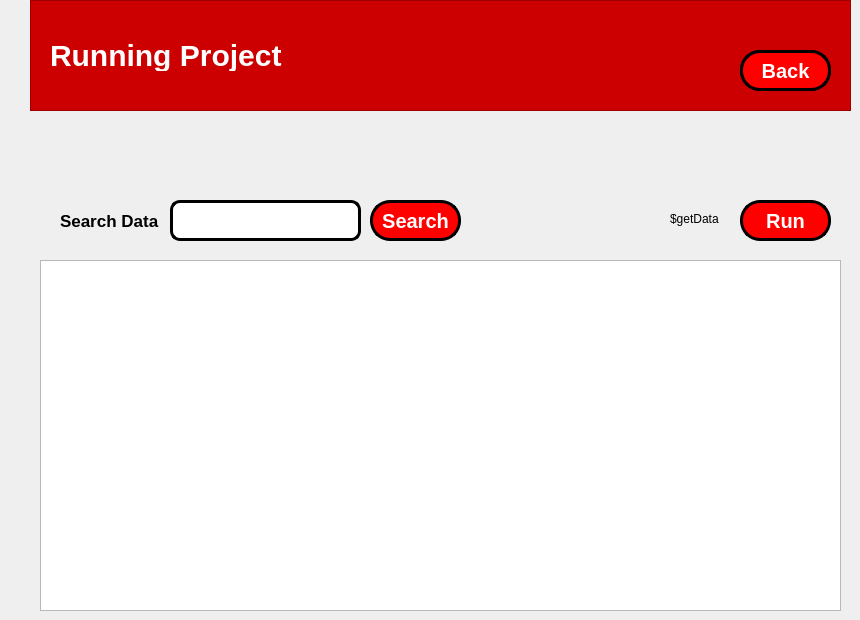
    <widget class="QWidget" name="runProject_6">
     <widget class="QLabel" name="txtRunningProjectGetData">
      <property name="geometry">
       <rect>
        <x>670</x>
        <y>210</y>
        <width>67</width>
        <height>17</height>
       </rect>
      </property>
      <property name="text">
       <string>$getData</string>
      </property>
     </widget>
     <widget class="QTableView" name="tbRunningProjectTabel">
      <property name="geometry">
       <rect>
        <x>40</x>
        <y>260</y>
        <width>801</width>
        <height>351</height>
       </rect>
      </property>
     </widget>
     <widget class="QPushButton" name="btRunningProjectCari">
      <property name="geometry">
       <rect>
        <x>370</x>
        <y>200</y>
        <width>91</width>
        <height>41</height>
       </rect>
      </property>
      <property name="cursor">
       <cursorShape>PointingHandCursor</cursorShape>
      </property>
      <property name="layoutDirection">
       <enum>Qt::LeftToRight</enum>
      </property>
      <property name="styleSheet">
       <string notr="true">QPushButton {
	border-radius: 20px;
	background: red;
	color: white;
	font-weight: bold;
	font-size: 20px;
	border: 3px solid black;
	display: flex;
   	flex-direction: column;
  	align-items: center; 
  	text-align: center;
}

QPushButton:hover {
    background: qradialgradient(
        cx: 0.3, cy: -0.4, fx: 0.3, fy: -0.4,
        radius: 1.35, stop: 0 #fff, stop: 1 #bbb
        );
	color: black;
	border: 3px solid black;
    }

QPushButton:pressed {
    border-style: inset;
    background: qradialgradient(
        cx: 0.4, cy: -0.1, fx: 0.4, fy: -0.1,
        radius: 1.35, stop: 0 #fff, stop: 1 #ddd
        );
    }

QPushButton::icon {
    margin-bottom: 5px; 
}
</string>
      </property>
      <property name="text">
       <string>Search</string>
      </property>
      <property name="iconSize">
       <size>
        <width>50</width>
        <height>50</height>
       </size>
      </property>
      <property name="flat">
       <bool>false</bool>
      </property>
     </widget>
     <widget class="QLabel" name="label_27">
      <property name="geometry">
       <rect>
        <x>60</x>
        <y>200</y>
        <width>101</width>
        <height>41</height>
       </rect>
      </property>
      <property name="styleSheet">
       <string notr="true">QLabel {
	font-size: 17px;
	font-weight: bold;
}</string>
      </property>
      <property name="text">
       <string>Search Data</string>
      </property>
     </widget>
     <widget class="QFrame" name="frame_7">
      <property name="geometry">
       <rect>
        <x>30</x>
        <y>0</y>
        <width>821</width>
        <height>111</height>
       </rect>
      </property>
      <property name="styleSheet">
       <string notr="true">QFrame {
	background-color: rgb(204, 0, 0);
	color: white;
}</string>
      </property>
      <property name="frameShape">
       <enum>QFrame::StyledPanel</enum>
      </property>
      <property name="frameShadow">
       <enum>QFrame::Raised</enum>
      </property>
      <widget class="QLabel" name="label_28">
       <property name="geometry">
        <rect>
         <x>20</x>
         <y>40</y>
         <width>251</width>
         <height>31</height>
        </rect>
       </property>
       <property name="styleSheet">
        <string notr="true">QLabel {
	font-size: 30px;
	font-weight: bold;
}</string>
       </property>
       <property name="text">
        <string>Running Project</string>
       </property>
      </widget>
     </widget>
     <widget class="QPushButton" name="btRunningProjectRun">
      <property name="geometry">
       <rect>
        <x>740</x>
        <y>200</y>
        <width>91</width>
        <height>41</height>
       </rect>
      </property>
      <property name="cursor">
       <cursorShape>PointingHandCursor</cursorShape>
      </property>
      <property name="layoutDirection">
       <enum>Qt::LeftToRight</enum>
      </property>
      <property name="styleSheet">
       <string notr="true">QPushButton {
	border-radius: 20px;
	background: red;
	color: white;
	font-weight: bold;
	font-size: 20px;
	border: 3px solid black;
	display: flex;
   	flex-direction: column;
  	align-items: center; 
  	text-align: center;
}

QPushButton:hover {
    background: qradialgradient(
        cx: 0.3, cy: -0.4, fx: 0.3, fy: -0.4,
        radius: 1.35, stop: 0 #fff, stop: 1 #bbb
        );
	color: black;
	border: 3px solid black;
    }

QPushButton:pressed {
    border-style: inset;
    background: qradialgradient(
        cx: 0.4, cy: -0.1, fx: 0.4, fy: -0.1,
        radius: 1.35, stop: 0 #fff, stop: 1 #ddd
        );
    }

QPushButton::icon {
    margin-bottom: 5px; 
}
</string>
      </property>
      <property name="text">
       <string>Run</string>
      </property>
      <property name="iconSize">
       <size>
        <width>50</width>
        <height>50</height>
       </size>
      </property>
      <property name="flat">
       <bool>false</bool>
      </property>
     </widget>
     <widget class="QPushButton" name="pushButton_11">
      <property name="geometry">
       <rect>
        <x>740</x>
        <y>50</y>
        <width>91</width>
        <height>41</height>
       </rect>
      </property>
      <property name="cursor">
       <cursorShape>PointingHandCursor</cursorShape>
      </property>
      <property name="layoutDirection">
       <enum>Qt::LeftToRight</enum>
      </property>
      <property name="styleSheet">
       <string notr="true">QPushButton {
	border-radius: 20px;
	background: red;
	color: white;
	font-weight: bold;
	font-size: 20px;
	border: 3px solid black;
	display: flex;
   	flex-direction: column;
  	align-items: center; 
  	text-align: center;
}

QPushButton:hover {
    background: qradialgradient(
        cx: 0.3, cy: -0.4, fx: 0.3, fy: -0.4,
        radius: 1.35, stop: 0 #fff, stop: 1 #bbb
        );
	color: black;
	border: 3px solid black;
    }

QPushButton:pressed {
    border-style: inset;
    background: qradialgradient(
        cx: 0.4, cy: -0.1, fx: 0.4, fy: -0.1,
        radius: 1.35, stop: 0 #fff, stop: 1 #ddd
        );
    }

QPushButton::icon {
    margin-bottom: 5px; 
}
</string>
      </property>
      <property name="text">
       <string>Back</string>
      </property>
      <property name="iconSize">
       <size>
        <width>50</width>
        <height>50</height>
       </size>
      </property>
      <property name="flat">
       <bool>false</bool>
      </property>
     </widget>
     <widget class="QPushButton" name="btRunningProjectKembali">
      <property name="geometry">
       <rect>
        <x>740</x>
        <y>50</y>
        <width>91</width>
        <height>41</height>
       </rect>
      </property>
      <property name="cursor">
       <cursorShape>PointingHandCursor</cursorShape>
      </property>
      <property name="layoutDirection">
       <enum>Qt::LeftToRight</enum>
      </property>
      <property name="styleSheet">
       <string notr="true">QPushButton {
	border-radius: 20px;
	background: red;
	color: white;
	font-weight: bold;
	font-size: 20px;
	border: 3px solid black;
	display: flex;
   	flex-direction: column;
  	align-items: center; 
  	text-align: center;
}

QPushButton:hover {
    background: qradialgradient(
        cx: 0.3, cy: -0.4, fx: 0.3, fy: -0.4,
        radius: 1.35, stop: 0 #fff, stop: 1 #bbb
        );
	color: black;
	border: 3px solid black;
    }

QPushButton:pressed {
    border-style: inset;
    background: qradialgradient(
        cx: 0.4, cy: -0.1, fx: 0.4, fy: -0.1,
        radius: 1.35, stop: 0 #fff, stop: 1 #ddd
        );
    }

QPushButton::icon {
    margin-bottom: 5px; 
}
</string>
      </property>
      <property name="text">
       <string>Back</string>
      </property>
      <property name="iconSize">
       <size>
        <width>50</width>
        <height>50</height>
       </size>
      </property>
      <property name="flat">
       <bool>false</bool>
      </property>
     </widget>
     <widget class="QLineEdit" name="txtRunningProjectCari">
      <property name="geometry">
       <rect>
        <x>170</x>
        <y>200</y>
        <width>191</width>
        <height>41</height>
       </rect>
      </property>
      <property name="styleSheet">
       <string notr="true">QLineEdit {
	border-radius: 10px;
	border: 3px solid black;
}</string>
      </property>
     </widget>
    </widget>
